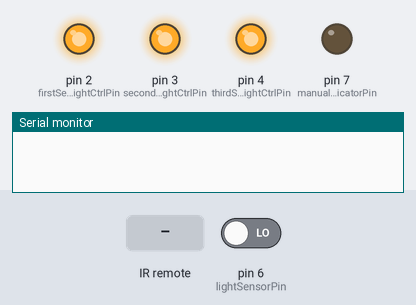
A sketch run on a simulated Arduino Uno, built with avr-gcc and run on an emulated ATmega328P. On the bench: output pins drawn as LEDs (lit = HIGH), the last lines printed to the serial monitor. The test bench sets the inputs (shaded band); at power-on: pin 6 (lightSensorPin) LOW.

Above: at 1.2 s.
1.3 s: infrared code 0xFD58A7 received
At 1.8 s:
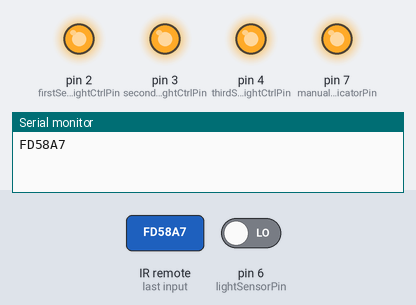
2.8 s: infrared code 0xFD08F7 received
At 4.0 s:
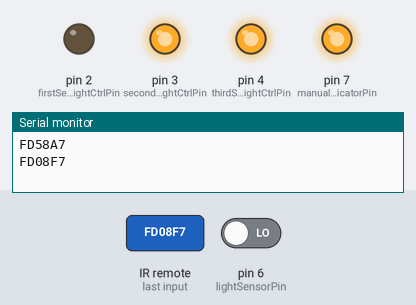
4.3 s: infrared code 0xFD8877 received
At 5.3 s:
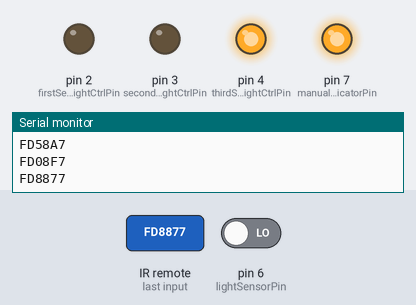
5.8 s: infrared code 0xFD48B7 received
At 6.4 s:
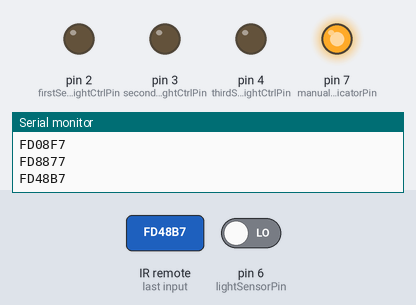
7.3 s: infrared code 0xFD58A7 received
At 7.6 s:
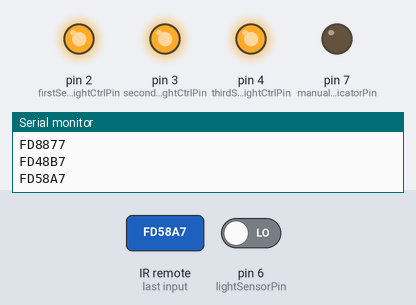
8.8 s: pin 6 (lightSensorPin) driven HIGH
At 9.9 s:
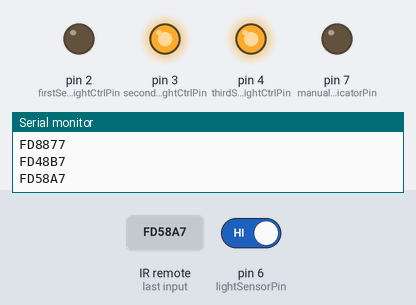
Timing chart, 0 to 11.3 s (numbered marks = the images above; inputs shaded):
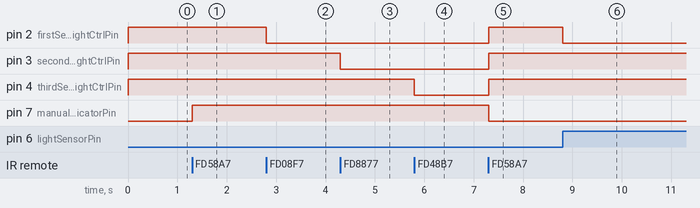

The sketch:

ArduinoforLight.ino
```cpp
//Arduino for light

#include <IRremote.h>

const int irPin = 5;
const int firstSecLightCtrlPin = 2;
const int secondSecLightCtrlPin = 3;
const int thirdSecLightCtrlPin = 4;
bool firstSecLightCtrlPinState = HIGH;
bool secondSecLightCtrlPinState = HIGH;
bool thirdSecLightCtrlPinState = HIGH;
const int lightSensorPin = 6;
bool lightSensorState = LOW;

const int manualMoodIndicatorPin = 7;
bool manualMood = false;

IRrecv irrecv(irPin);
decode_results results;

void setup()
{
  Serial.begin(9600);
  pinMode(firstSecLightCtrlPin, OUTPUT);
  pinMode(secondSecLightCtrlPin, OUTPUT);
  pinMode(thirdSecLightCtrlPin, OUTPUT);
  pinMode(manualMoodIndicatorPin, OUTPUT);
  pinMode(lightSensorPin, INPUT);

  irrecv.enableIRIn();
}

void loop()
{
  //Serial.write();
  lightSensorState = digitalRead(lightSensorPin);
  if(!manualMood){
	  firstSecLightCtrlPinState = !lightSensorState;
  }


  if (irrecv.decode(&results)) {
    Serial.println(results.value, HEX);
    irrecv.resume();
    //delay(100);

    if(results.value == 0xFD58A7){
		manualMood = !manualMood;
	}
    if(manualMood){
        digitalWrite(manualMoodIndicatorPin,manualMood);
		if (results.value == 0xFD30CF) { //PRESSING 0, turn on all lights
          firstSecLightCtrlPinState  = HIGH;
          secondSecLightCtrlPinState = HIGH;
          thirdSecLightCtrlPinState = HIGH;
		}
		else if(results.value == 0xFD08F7){	//PRESSING 1, turn on/off 1st segment lights
			firstSecLightCtrlPinState  = !firstSecLightCtrlPinState;
		}
		else if (results.value == 0xFD8877) { //PRESSING 2, turn on/off 2nd segment lights
			secondSecLightCtrlPinState = !secondSecLightCtrlPinState;
		}
		else if (results.value == 0xFD48B7) { //PRESSING 3, turn on/off 3rd segment lights
			thirdSecLightCtrlPinState = !thirdSecLightCtrlPinState;
		}
		else if (results.value == 0xFD28D7) { //PRESSING 4, turn off all lights
          firstSecLightCtrlPinState  = LOW;
          secondSecLightCtrlPinState = LOW;
          thirdSecLightCtrlPinState = LOW;
		}
	}
      else{
        digitalWrite(manualMoodIndicatorPin,manualMood);
		firstSecLightCtrlPinState = lightSensorState;
		secondSecLightCtrlPinState = thirdSecLightCtrlPinState = HIGH;
      }
  }
  digitalWrite(firstSecLightCtrlPin, firstSecLightCtrlPinState);
  digitalWrite(secondSecLightCtrlPin, secondSecLightCtrlPinState);
  digitalWrite(thirdSecLightCtrlPin, thirdSecLightCtrlPinState);
}
```

Measured:
- after the input at 1.3 s, pin 7 (manualMoodIndicatorPin): LOW → HIGH at once
- after the input at 2.8 s, pin 2 (firstSecLightCtrlPin): HIGH → LOW at once
- after the input at 4.3 s, pin 3 (secondSecLightCtrlPin): HIGH → LOW at once
- after the input at 5.8 s, pin 4 (thirdSecLightCtrlPin): HIGH → LOW at once
- after the input at 7.3 s, pin 2 (firstSecLightCtrlPin), pin 3 (secondSecLightCtrlPin), pin 4 (thirdSecLightCtrlPin): LOW → HIGH at once; pin 7 (manualMoodIndicatorPin): HIGH → LOW at once
- after the input at 8.8 s, pin 2 (firstSecLightCtrlPin): HIGH → LOW at once
